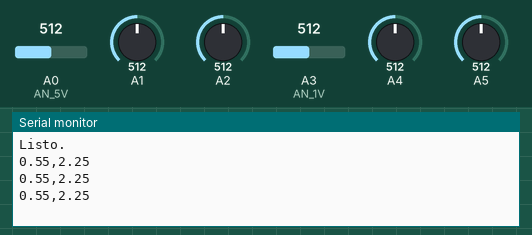
Recording of a sketch running on a simulated Arduino Uno, built with avr-gcc and run on an emulated ATmega328P. Parts: the last lines printed to the serial monitor. Inputs (shaded band) come from the test bench; at power-on: A0 (AN_5V) = 512, A3 (AN_1V) = 512, A1 = 512, A2 = 512, A4 = 512, A5 = 512.

Above: at 1.2 s.
1.3 s: A0 (AN_5V) set to 716
At 1.9 s:
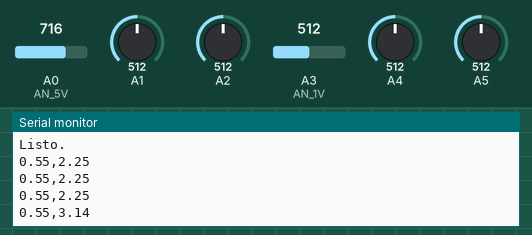
2.8 s: A3 (AN_1V) set to 716
At 3.4 s:
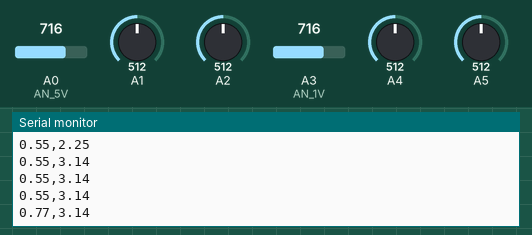
4.3 s: A0 (AN_5V) set to 992
At 4.9 s:
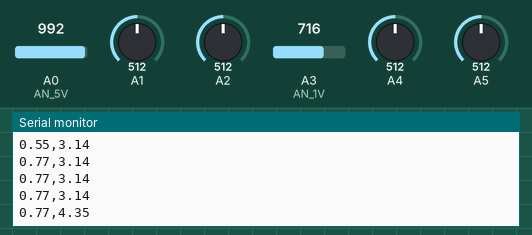
5.8 s: A3 (AN_1V) set to 992
At 6.5 s:
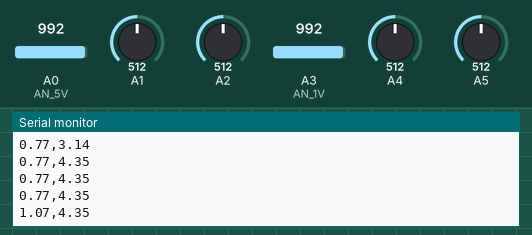
Timing chart, 0 to 8.3 s (numbered marks = the images above; inputs shaded):
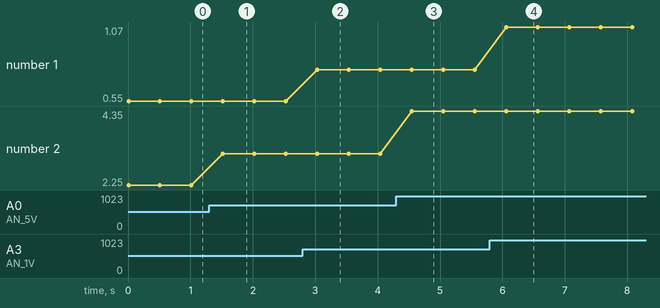

Measured:
- after the input at 1.3 s, the serial monitor: prints a new line after 0.22 s (image 1)
- after the input at 2.8 s, the serial monitor: prints a new line after 0.23 s (image 2)
- after the input at 4.3 s, the serial monitor: prints a new line after 0.25 s (image 3)
- after the input at 5.8 s, the serial monitor: prints a new line after 0.26 s (image 4)
- plotted number 1: 0.55 → 0.77 after the input at 2.8 s, 0.77 → 1.07 after the input at 5.8 s
- plotted number 2: 2.25 → 3.14 after the input at 1.3 s, 3.14 → 4.35 after the input at 4.3 s

The sketch:

Test_LM35.ino
```cpp
#define AN_1V A3 // Pin de entrada para lectura del sensor de temperatura 1
#define AN_5V A0 // Pin de entrada para lectura del sensor de temperatura 1

int T1, T2; // Valores de temperatura (0 a 1023)

void setup(){
	Serial.begin(9600);

	pinMode(AN_1V,INPUT); // Creo que no hace falta para analogicos, pero por las dudas
	pinMode(AN_5V,INPUT);

	Serial.println("Listo.");
}

void toggleReference(boolean internal){
  if(internal){
    analogReference(INTERNAL); // Referencia de 1.1V
    analogRead(A0);analogRead(A1);analogRead(A2);analogRead(A3);analogRead(A4);analogRead(A5);
    analogRead(A0);analogRead(A1);analogRead(A2);analogRead(A3);analogRead(A4);analogRead(A5);
    analogRead(A0);analogRead(A1);analogRead(A2);analogRead(A3);analogRead(A4);analogRead(A5);
    analogRead(A0);analogRead(A1);analogRead(A2);analogRead(A3);analogRead(A4);analogRead(A5);
    analogRead(A0);analogRead(A1);analogRead(A2);analogRead(A3);analogRead(A4);analogRead(A5);
    analogRead(A0);analogRead(A1);analogRead(A2);analogRead(A3);analogRead(A4);analogRead(A5);
  }else{
    analogReference(DEFAULT); // Referencia de 5V
  }
}

void loop(){
  toggleReference(true);
  T1 = analogRead(AN_1V);
  toggleReference(false);
  T2 = analogRead(AN_5V);

  // Monitor serie
	//Serial.print("T1 = ");Serial.print((float)T1/1023.0*1.1);Serial.print("V (");Serial.print(T1);Serial.println(")");
  //Serial.print("T2 = ");Serial.print((float)T2/1023.0*4.49);Serial.print("V (");Serial.print(T2);Serial.println(")");
  //Serial.println(" ");

  // Graficador serie
  Serial.print((float)T1/1023.0*1.1);Serial.print(",");Serial.println((float)T2/1023.0*4.49);

  delay(500);
}
```
